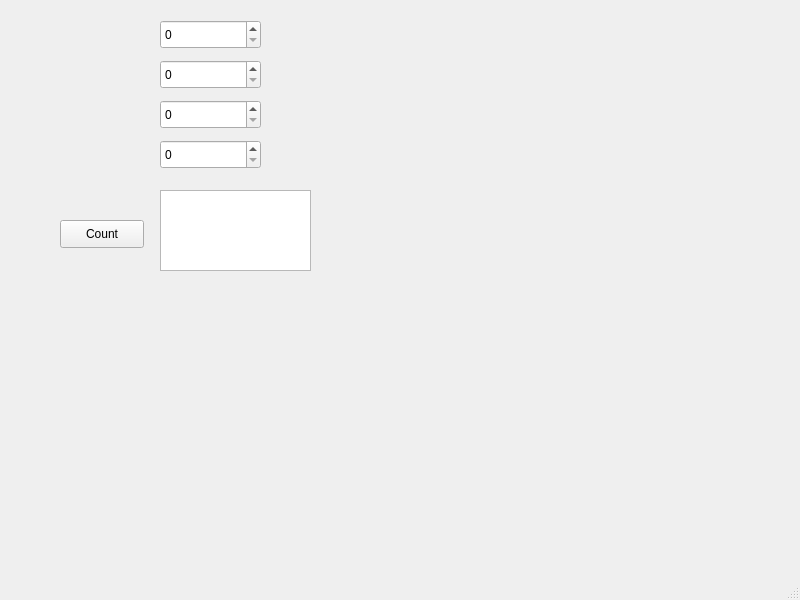
<?xml version="1.0" encoding="UTF-8"?>
<ui version="4.0">
 <class>MainWindow</class>
 <widget class="QMainWindow" name="MainWindow">
  <property name="geometry">
   <rect>
    <x>0</x>
    <y>0</y>
    <width>800</width>
    <height>600</height>
   </rect>
  </property>
  <property name="windowTitle">
   <string>MainWindow</string>
  </property>
  <widget class="QWidget" name="centralwidget">
   <widget class="QSpinBox" name="spinBoxN">
    <property name="geometry">
     <rect>
      <x>160</x>
      <y>20</y>
      <width>101</width>
      <height>29</height>
     </rect>
    </property>
   </widget>
   <widget class="QSpinBox" name="spinBoxG">
    <property name="geometry">
     <rect>
      <x>160</x>
      <y>60</y>
      <width>101</width>
      <height>29</height>
     </rect>
    </property>
   </widget>
   <widget class="QSpinBox" name="spinBoxP">
    <property name="geometry">
     <rect>
      <x>160</x>
      <y>100</y>
      <width>101</width>
      <height>29</height>
     </rect>
    </property>
   </widget>
   <widget class="QSpinBox" name="spinBoxE">
    <property name="geometry">
     <rect>
      <x>160</x>
      <y>140</y>
      <width>101</width>
      <height>29</height>
     </rect>
    </property>
   </widget>
   <widget class="QPushButton" name="countPushButton">
    <property name="geometry">
     <rect>
      <x>60</x>
      <y>220</y>
      <width>84</width>
      <height>28</height>
     </rect>
    </property>
    <property name="text">
     <string>Count</string>
    </property>
   </widget>
   <widget class="QTextBrowser" name="textBrowser">
    <property name="geometry">
     <rect>
      <x>160</x>
      <y>190</y>
      <width>151</width>
      <height>81</height>
     </rect>
    </property>
   </widget>
  </widget>
  <widget class="QMenuBar" name="menubar">
   <property name="geometry">
    <rect>
     <x>0</x>
     <y>0</y>
     <width>800</width>
     <height>25</height>
    </rect>
   </property>
  </widget>
  <widget class="QStatusBar" name="statusbar"/>
 </widget>
 <resources/>
 <connections/>
</ui>
